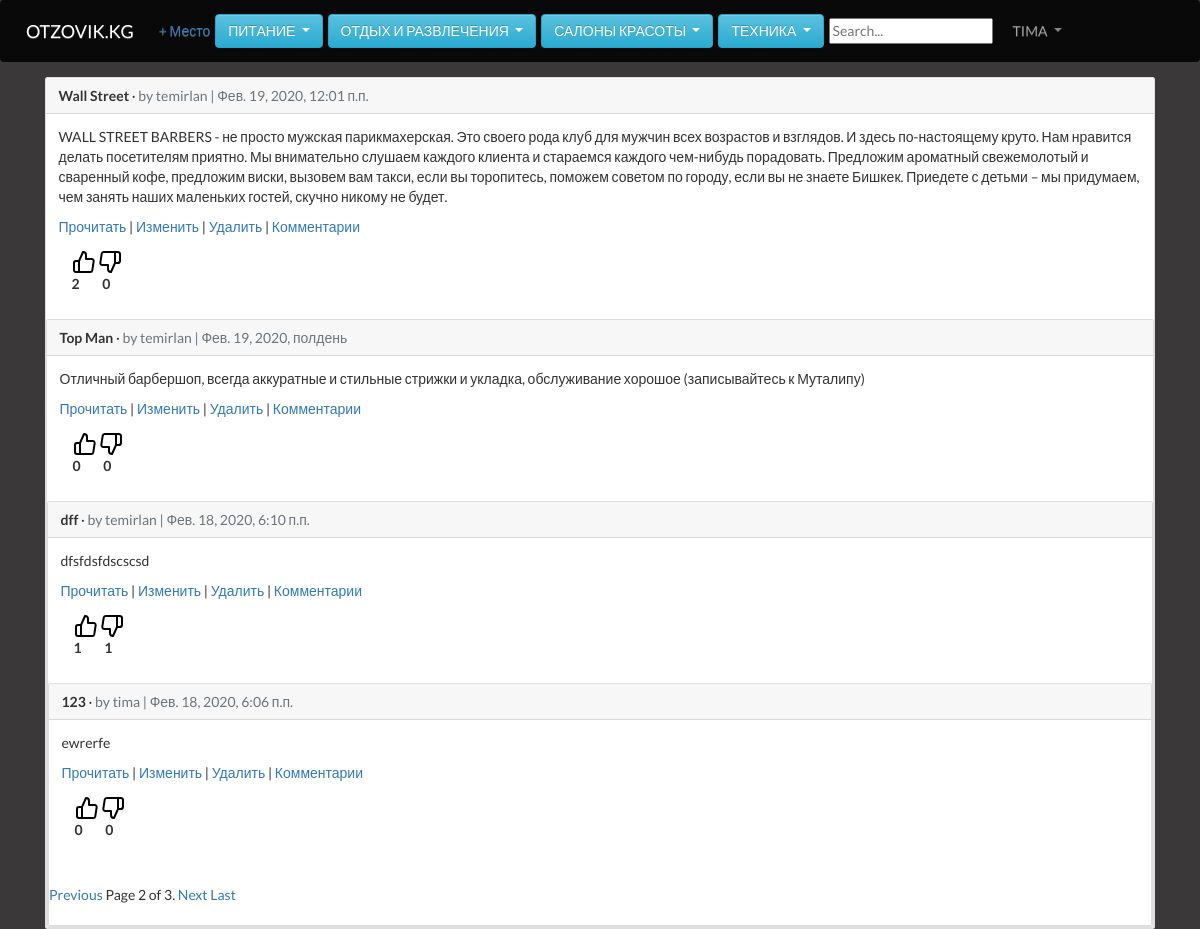
Page /articles/?page=2 (signed in) on the committed database.
### users/models.py (models this page shows)
class CustomUser(AbstractUser):
    age = models.PositiveIntegerField(null=True, blank=True)

### articles/models.py (models this page shows)
class Article(models.Model):
    title = models.CharField(max_length=255)
    body = models.TextField()
    date = models.DateTimeField(auto_now_add=True)
    likes = models.IntegerField(verbose_name='Нравится', default=0)
    dislike = models.IntegerField(verbose_name='Не нравится', default=0)
    author = models.ForeignKey(
        get_user_model(),
        on_delete=models.CASCADE,
    )
    def __str__(self):
        return self.title
    def get_absolute_url(self):
        return reverse('article_detail', args=[str(self.id)])

### articles/views.py (the view)
# urls.py: path('', ArticleListView.as_view(), name='article_list'),
class ArticleListView(LoginRequiredMixin, ListView):
    model = Article
    template_name = 'article_list.html'
    login_url = 'login'
    def get_queryset(self):
        articles = Article.objects.all().order_by('-date')
        paginator = Paginator(articles, 4)
        page = self.request.GET.get('page', 1)
        try:
            articles = paginator.page(page)
        except PageNotAnInteger:
            articles = paginator.page(0)
        except EmptyPage:
            articles = paginator.page(paginator.num_pages)
            print(page.paginator.num_pages)
        return articles

### articles/models.py (called while the page is built)
    def __str__(self):
        return 'comment by {} on {}'.format(self.author, self.article)

### templates/article_list.html (shortened to what this page needs)
{% extends 'base.html' %}
{% block content %}
  {% for article in object_list %}
    <div class="card">
      <div class="card-header">
        <span class="font-weight-bold">{{ article.title }}</span> &middot;
        <span class="text-muted">by {{ article.author }} | {{ article.date }}</span>
      </div>
      <div class="card-body">
        <p>{{ article.body }}</p>
       <a href="{% url 'article_detail' article.pk %}">Прочитать</a> |
        <a href="{% url 'article_edit' article.pk %}">Изменить</a> |
        <a href="{% url 'article_delete' article.pk %}">Удалить</a> |
        <a href="{{article.get_absolute_url}}">Комментарии</a>
        <div class="like">
          <a href="{% url 'add_like' article.pk %}"><img src="../static/icons/2.svg" alt=""></a>
          <a href="{% url 'add_dislike' article.pk %}"><img src="../static/icons/1.svg" alt=""></a>
          <br>
          <span class="font-weight-bold">{{ article.likes }}</span>
          <span class="font-weight-bold" style="margin-left: 20px;">{{ article.dislike }}</span>
        </div>
      </div>
  {% endfor %}
{% include 'pagination.html' with page=object_list %}
{% endblock content %}

### templates/base.html (shortened to what this page needs)
{% load static %}
<!doctype html>
<html lang="en">
  <head>
    <link rel="stylesheet" href="https://stackpath.bootstrapcdn.com/bootstrap/4.1.3/css/bootstrap.min.css">
    <link rel="stylesheet" href="//maxcdn.bootstrapcdn.com/bootstrap/3.2.0/css/bootstrap.min.css">
    <link rel="stylesheet" href="//maxcdn.bootstrapcdn.com/bootstrap/3.2.0/css/bootstrap-theme.min.css">
    <link rel="stylesheet" href="{% static 'css/main.css' %}">
    <link rel="stylesheet" href="{% static 'css/home.css' %}">
    <link rel="stylesheet" href="{% static 'css/search.css' %}">
  </head>
  <body>
   <div class="page">
    <nav class="navbar navbar-expand-md navbar-dark mb-4" style="background-color: rgba(10, 9, 10, 0.975)">
      <a class="navbar-brand" href="{% url 'home' %}">OTZOVIK.KG</a>
      {% if user.is_authenticated %}
        <ul class="navbar-nav mr-auto">
          <li class="nav-item"><a href="{% url 'article_new' %}">+ Место</a></li>
        </ul>
      {% endif %}
      <div class="btn-group">
        <button type="button" class="btn btn-info ml-2 dropdown-toggle" data-toggle="dropdown" aria-haspopup="true" aria-expanded="false">
          Питание
        </button>
              </div>
              <div class="btn-group">
                <button type="button" class="btn btn-info ml-2 dropdown-toggle" data-toggle="dropdown" aria-haspopup="true" aria-expanded="false">
                  Отдых и развлечения
                </button>
                      </div>
                      <div class="btn-group">
                        <button type="button" class="btn btn-info ml-2 dropdown-toggle" data-toggle="dropdown" aria-haspopup="true" aria-expanded="false">
                         Салоны красоты
                        </button>
                              </div>
                              <div class="btn-group">
                                <button type="button" class="btn btn-info ml-2 dropdown-toggle" data-toggle="dropdown" aria-haspopup="true" aria-expanded="false">
                                 Техника
                                </button>
                                      </div>
                                      <div>
                                        <form action="{% url 'search_results' %}"class='ml-2' method="get">
                                          <input name="q" type="text" placeholder="Search...">
                                        </form>
                                      </div>
      <div class="collapse navbar-collapse" id="navbarCollapse">
        {% if user.is_authenticated %}
          <ul class="navbar-nav ml-auto">
            <li class="nav-item">
              <a class="nav-link dropdown-toggle" href="#" id="userMenu" data-toggle="dropdown" aria-haspopup="true" aria-expanded="false">
                {{ user.username }}
              </a>
            </li>
          </ul>
        {% endif %}
      </div>
    </nav>
    <div class="container">
      {% block content %}
      {% endblock content %}
    </div>
    </div>
    </body>
    </html>

### static/css/main.css (style rules this page uses)
body { font-family: 'Lato', sans-serif; background: rgb(58, 56, 56); }
.container { height: 100vh; }
.dropdown-toggle { font-weight: 500; text-transform: uppercase; }
.navbar { background: purple; }
.page { background: #1f2224; }
.like { margin: 13px 13px; }

### static/css/home.css (style rules this page uses)
.page { background: rgb(58, 56, 56); }

### rows in the picture
CustomUser: username "TIMA"
Article: title "Wall Street", author "temirlan", date "Фев. 19, 2020, 12:01 п.п.", body "WALL STREET BARBERS - не просто мужская парикмахерская. Это своего рода клуб для мужчин всех возрастов и взглядов. И здесь по-настоящему круто. Нам нравится делать посетителям приятно. Мы внимательно слушаем каждого клиента и стараемся каждого чем-нибудь порадовать. Предложим ароматный свежемолотый и сваренный кофе, предложим виски, вызовем вам такси, если вы торопитесь, поможем советом по городу, если вы не знаете Бишкек. Приедете с детьми – мы придумаем, чем занять наших маленьких гостей, скучно никому не будет.", likes "2", dislike "0"
Article: title "Top Man", author "temirlan", date "Фев. 19, 2020, полдень", body "Отличный барбершоп, всегда аккуратные и стильные стрижки и укладка, обслуживание хорошое (записывайтесь к Муталипу)", likes "0", dislike "0"
Article: title "dff", author "temirlan", date "Фев. 18, 2020, 6:10 п.п.", body "dfsfdsfdscscsd", likes "1", dislike "1"
Article: title "123", author "tima", date "Фев. 18, 2020, 6:06 п.п.", body "ewrerfe", likes "0", dislike "0"

### other values in the picture
{{ page.number }} "2"
{{ page.paginator.num_pages }} "3"
